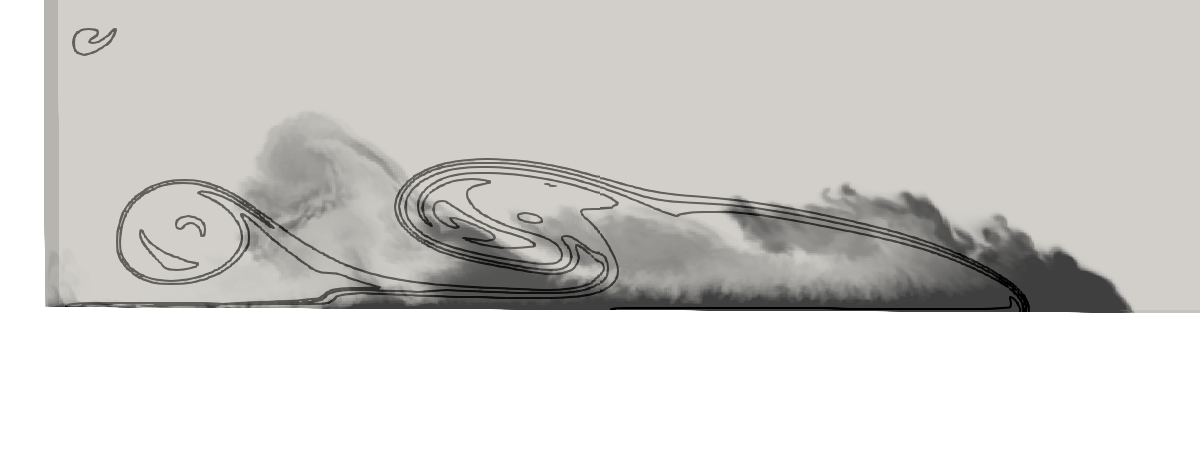
#> input picture paper/figures/figure_scripts/src/image_fig7/run07_2D_3DCyclic_t=15s_V2.png, 1200 x 473 px
$ python figure7.py src/image_fig7/run07_2D_3DCyclic_t=15s_V2.png
#> lines starting #> are read from the running program, lines starting #| are printed output that depends on the picture
import glob
import os
import sys

import matplotlib.pyplot as plt
from PIL import Image
import numpy as np
import template as tp

img = np.array(Image.open(
    'src/image_fig7/run07_2D_3DCyclic_t=15s_V2.png'))[15:290, 60:]
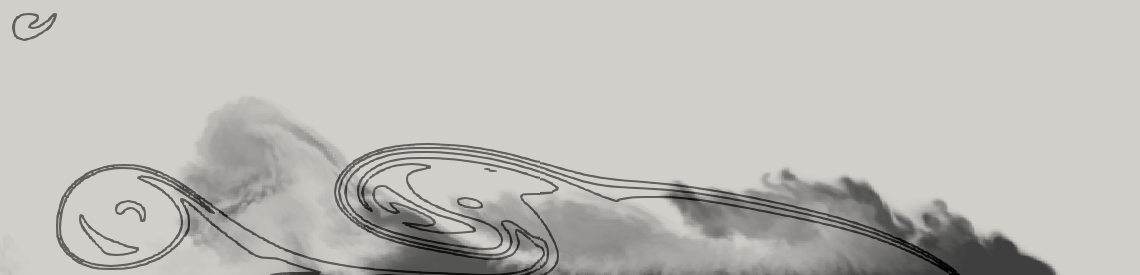
#> img: shape (275, 1140, 3); mean R, G, B 191.8, 189.3, 184.8

figsize = (tp.large_figure_width, tp.large_figure_width *
           img.shape[0]/img.shape[1])
#> figsize = (6.82, 1.65)

fig, ax = plt.subplots(1, 1, constrained_layout=True,
                       figsize=figsize, sharex=True)

ax.imshow(img)

ax.set_xticks([])
ax.set_yticks([])

fig.savefig(
    '../{}.pdf'.format(sys.argv[0].split(os.sep)[-1].replace('.py', '')), dpi=600)

$ run again, with paper/figures/figure_scripts/src/image_fig7/run07_2D_3DCyclic_t=15s.png copied over paper/figures/figure_scripts/src/image_fig7/run07_2D_3DCyclic_t=15s_V2.png
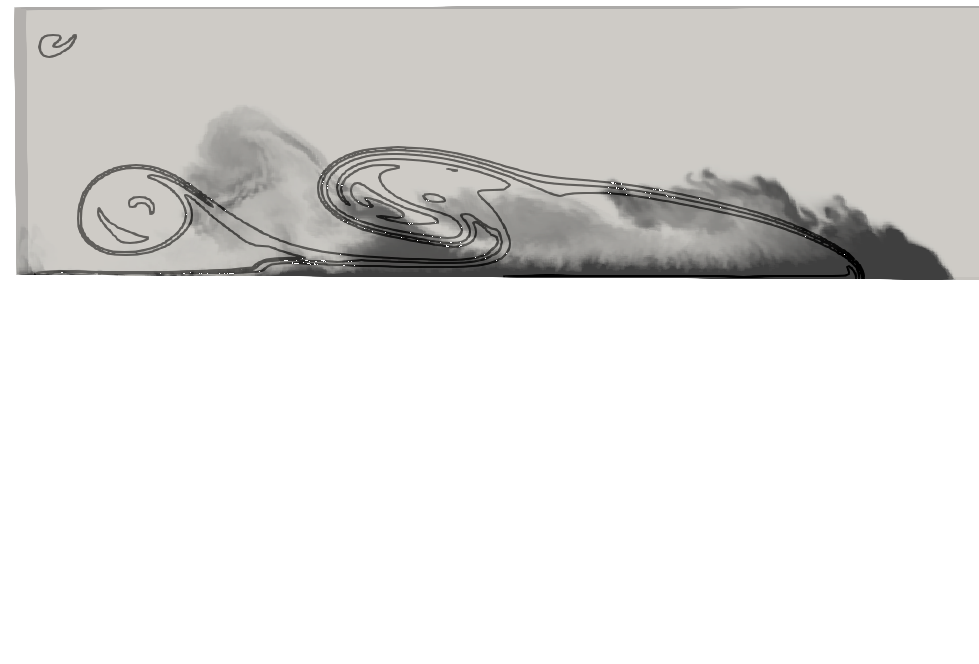
#> input picture paper/figures/figure_scripts/src/image_fig7/run07_2D_3DCyclic_t=15s.png, 979 x 664 px
#> `img = np.array(Image.open( 'src/image_fig7/run07_2D_3DCyclic_t=15s_V2...`:
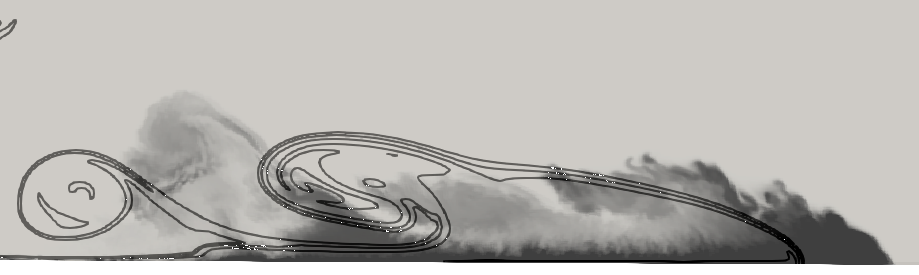
#> img: shape (275, 919, 4); mean R, G, B, A 153.1, 150.2, 144.7, 186.5; transparent parts drawn white
